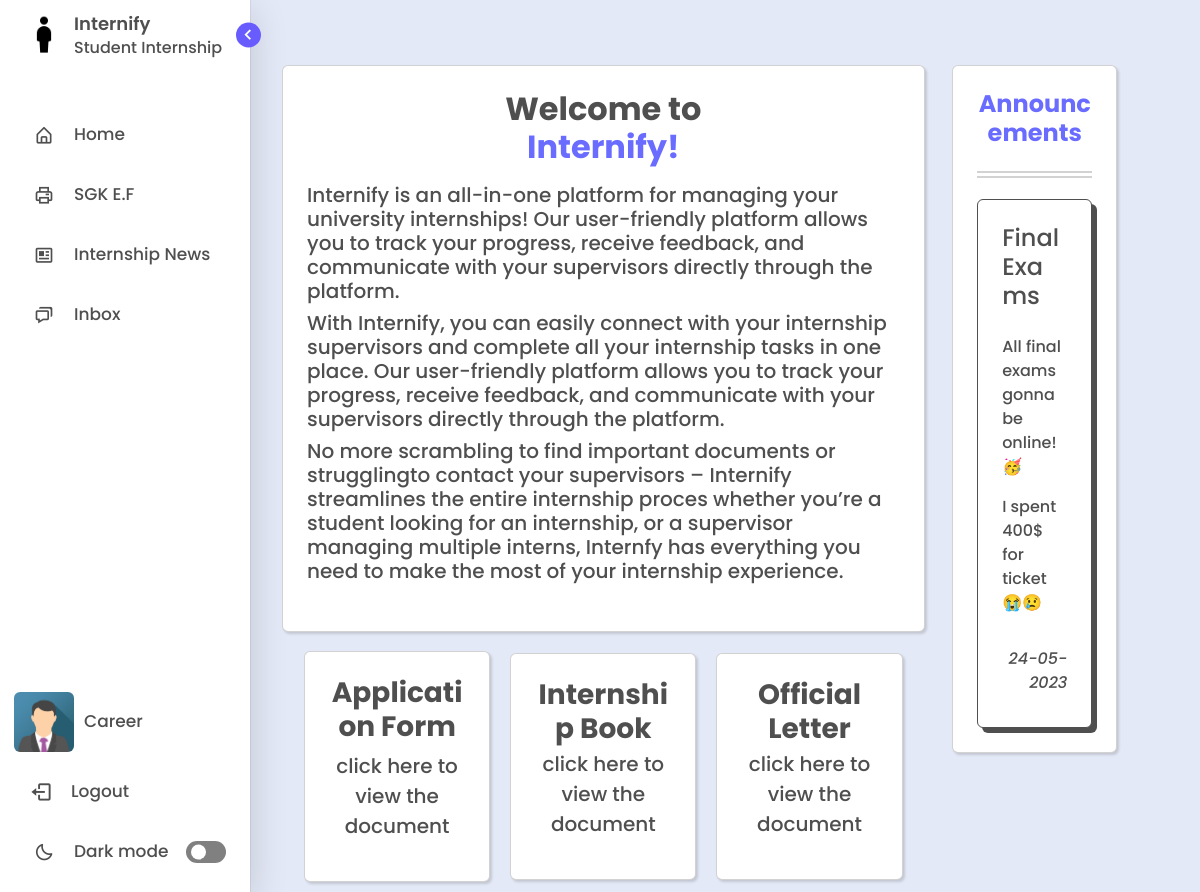
The page / (signed in) on the database its author committed.
### management/models.py (models this page shows, shortened)
class User(AbstractBaseUser, PermissionsMixin):
    GENDER_CHOICES = (
        ('M', 'Male'),
        ('F', 'Female'),
    )
    first_name = models.CharField(max_length=100)
    last_name = models.CharField(max_length=100)
    email = models.EmailField(unique=True)
    gender = models.CharField(max_length=1, choices=GENDER_CHOICES)
    photo = models.ImageField(upload_to='users', null=True, blank=True)
    last_login = models.DateTimeField(auto_now=True)
    is_active = models.BooleanField(default=True)
    is_staff = models.BooleanField(default=False)
    is_superuser = models.BooleanField(default=False)
    objects = CustomUserManager()
    USERNAME_FIELD = 'email'
    REQUIRED_FIELDS = ['first_name', 'last_name', 'gender',  'password']

class BaseAbstractModel(models.Model):
    is_visible = models.BooleanField(default=True, verbose_name='Visibility')
    date_created = models.DateTimeField(auto_now_add=True)
    date_updated = models.DateTimeField(auto_now=True)
    class Meta:
        abstract = True

class Announcement(BaseAbstractModel):
    title = models.CharField(max_length=255)
    content = models.TextField()

### management/views.py (the view)
# urls.py: path('', views.index, name="index"),
def index(request):
	announcements = Announcement.objects.all().order_by('-date_created')[:3]
	unread_messages = Message.objects.filter(receiver=request.user, is_read=False).count()
	context = {
		'announcements': announcements,
		'unread_messages': unread_messages
	}
	return render(request, "index.html", context)

### templates/index.html (shortened to what this page needs)
{% extends "layout.html" %}
{% load static %}
{% block content %}
  <body>
	{% include 'includes/sidebar.html' with unread_messages=unread_messages %}
      <div class="home" style="margin-top:2%;">
        <div class="float-container" style="margin-left:10%; margin-top:4%;">
          <div class="float-child-left">
            <div class="col-lg-12">
              <div class="card p-4">
                <header class = "text mb-3" style="text-align: start;">
                  <h2 class="fw-bold" style="text-align: center;">Welcome to <p style="color:var(--purple-text-color);">Internify!</p></h2>
                  <h5>Internify is an all-in-one platform for managing your university internships! Our user-friendly platform allows you to track your progress, receive feedback, and communicate with your supervisors directly through the platform.</h5>
                  <h5>With Internify, you can easily connect with your internship supervisors and complete all your internship tasks in one place. Our user-friendly platform allows you to track your progress, receive feedback, and communicate with your supervisors directly through the platform.</h5>
                  <h5>No more scrambling to find important documents or strugglingto contact your supervisors – Internify streamlines the entire internship proces whether you’re a student looking for an internship, or a supervisor managing multiple interns, Internfy has everything you need to make the most of your internship experience.</h5>
                </header>
              </div>
              <div class="container">
                <div class="box">
                  <div class="card p-4" style="box-shadow: rgba(0, 0, 0, 0.15) 1.95px 1.95px 2.6px;">
                    <a data-bs-toggle="modal" data-bs-target="#pdfModal" style="text-decoration: none;"><h3 class="fw-bolder text">Application Form</h3></a>
                    <p class="text" style="font-size:20px;">click here to view the document</p>
                  </div>
                </div>
                <div class="box">
                  <div class="card p-4" style="box-shadow: rgba(0, 0, 0, 0.15) 1.95px 1.95px 2.6px;">
                    <header class = "mb-0" style="text-align: center;">
                      <a data-bs-toggle="modal" data-bs-target="#bookModal" style="text-decoration: none;"><h3 class="fw-bolder mb-1 text">Internship Book</h3></a>
                      <p class="text" style="font-size:20px;">click here to view the document</p>
                    </header>
                  </div>
                </div>
		<div class="box">
                  <div class="card p-4" style="box-shadow: rgba(0, 0, 0, 0.15) 1.95px 1.95px 2.6px;">
                    <header class = "mb-0" style="text-align: center;">
                      <a data-bs-toggle="modal" data-bs-target="#OLModal" style="text-decoration: none;"><h3 class="fw-bolder mb-1 text">Official Letter</h3></a>
                      <p class="text" style="font-size:20px;">click here to view the document</p>
                    </header>
                  </div>
                </div>
              </div>
            </div>
          </div>
          <div class="float-child-right">
            <div class="col-lg-8">
              <div class="card p-4">
                <h4 class="fw-bold" style="color:var(--purple-text-color); text-align: center; ">Announcements</h4>
                <hr style="border:1px solid var(--text-color); box-shadow: 0px 5px var(--text-color);">
				{% if announcements.count > 0 %}
					{% for announcement in announcements %}
						<div class="card p-4 text" style="margin-top:10px; border: 1px solid var(--text-color); box-shadow: 5px 5px var(--text-color);">
							<h4 class="text">{{announcement.title}}</h4>
							<p class="text">
								{{announcement.content|linebreaks}}
							</p>
							<p class="text fst-italic mb-2" style="text-align: end;">{{announcement.date_created|date:"d-m-Y"}}</p>
						</div>
					{% endfor %}
				{% else %}
					<p class="text">No announcement records!</p>
				{% endif %}
              </div>
            </div>
          </div>
        </div>
      </div>
  </body>
{% endblock content %}

### templates/includes/sidebar.html (shortened to what this page needs)
<!DOCTYPE html>
{% load static %}
<html lang="en">
<head>
    <link href='https://unpkg.com/boxicons@2.1.1/css/boxicons.min.css' rel='stylesheet'>
</head>
<body>
    <nav class="sidebar open">
        <header>
            <div class="image-text">
                <span class="image">
                    <a href="/home"><img id="my-image" src="{% static 'assets/img/logo.png' %}" alt=""></a>
                </span>
                <div class="text logo-text">
                    <a href="/home" style="text-decoration: none; color: var(--text-color);"><span class="name">Internify</span></a>
                    <span class="profession">Student Internship</span>
                </div>
            </div>
            <i class='bx bx-chevron-right toggle'></i>
        </header>
        <div class="menu-bar">
            <div class="menu">
                <li class="nav-link">
                    <a href="{% url 'index' %}">
                        <i class='bx bx-home-alt icon' ></i>
                        <span class="text nav-text">Home</span>
                    </a>
                </li>
                {% for group in request.user.groups.all %}
                    {% if group.name == 'Staff' %}
                        <li class="nav-link">
                            <a href="/sgk-ef">
                                <i class='bx bx-printer icon' ></i>
                                <span class="text nav-text">SGK E.F</span>
                            </a>
                        </li>
                        <li class="nav-link">
                            <a href="/internship-opportunities">
                              <i class='bx bx-news icon' ></i>
                              <span class="text nav-text">Internship News</span>
                            </a>
                        </li>
                    {% endif %}
                {% endfor %}
                <li class="nav-link">
                    <a href="{% url 'inbox' %}"  class="position-relative">
                        <i class='bx bx-chat icon' ></i>
                        <span class="text nav-text">Inbox
						</span>
                    </a>
                </li>
            </div>
            <div class="bottom-content">
                <li class="nav-link">
                    <a href="/profile">
                        <img src="
                                {% if request.user.photo%}
                                    {{ request.user.photo.url }}
                                {% elif request.user.gender == 'M' %}
                                    {% static 'assets/img/avatars/male_avatar.png' %}
                                {% else %}
                                    {% static 'assets/img/avatars/female_avatar.png' %}
                                {% endif %}
                                "
                                alt="user-avatar"
                            class="d-block rounded" height="60" width="60" id="uploadedAvatar" />
                        <span class="text nav-text" style="margin-left:10px;"> {{user.first_name}}</span>
                    </a>
                </li>
                <li class="nav-link">
                    <a href="/logout">
                        <i class='bx bx-log-out icon' style="font-size:23px; margin-left:-3px;"></i>
                        <span class="text nav-text">Logout</span>
                    </a>
                </li>
                <li class="mode">
                    <div class="sun-moon">
                        <i class='bx bx-moon icon moon'></i>
                    </div>
                    <span class="mode-text text">Dark mode</span>
                    <div class="toggle-switch">
                        <span class="switch"></span>
                    </div>
                </li>
            </div>
        </div>
    </nav>
</body>
</html>

### templates/index.html (style rules this page uses)
body { overflow:hidden; }
.container { display: flex; flex-wrap: wrap; }
.box { flex: 1 0 20%; height: 250px; margin-top: 10px; font-size: 24px; display: flex; align-items: center; justify-content: center; box-sizing: border-box; padding: 10px; overflow: hidden; word-wrap: break-word; text-align: center; max-width: 100%; }
.float-child-left { width: 70%; float: left; padding: 00px; }
.float-child-right { margin-left:3%; float: right; width: 27%; }

### templates/includes/sidebar.html (style rules this page uses)
* { margin: 0; padding: 0; box-sizing: border-box; font-family: 'Poppins', sans-serif; }
:root { --body-color: #E4E9F7; --sidebar-color: #FFF; --primary-color: #695CFE; --primary-color-light: white; --purple-text-color: #696CFF; --toggle-color: gray; --text-color: #4f4f4f; --tran-03: all 0.2s ease; --tran-03: all 0.3s ease; --tran-04: all 0.3s ease; --tran-05: all 0.3s ease; }
body { min-height: 100vh; background-color: var(--body-color); transition: var(--tran-05); overflow-x: hidden; }
.sidebar { position: fixed; top: 0; left: 0; height: 100%; width: 250px; padding: 10px 14px; background: var(--sidebar-color); transition: var(--tran-05); z-index: 100; box-shadow: rgba(0, 0, 0, 0.16) 0px 10px 36px 0px, rgba(0, 0, 0, 0.06) 0px 0px 0px 1px; }
.sidebar li { height: 50px; list-style: none; display: flex; align-items: center; margin-top: 10px; }
.sidebar header .image, .sidebar .icon { min-width: 60px; border-radius: 6px; }
.sidebar .icon { min-width: 60px; border-radius: 6px; height: 100%; display: flex; align-items: center; justify-content: center; font-size: 20px; }
.sidebar .text, .sidebar .icon { color: var(--text-color); transition: var(--tran-03); }
.sidebar .text { font-size: 17px; font-weight: 500; white-space: nowrap; opacity: 1; }
.sidebar header { position: relative; }
.sidebar header .image-text { display: flex; align-items: center; }
.sidebar header .logo-text { display: flex; flex-direction: column; }
header .image-text .name { margin-top: 2px; font-size: 18px; font-weight: 600; }
header .image-text .profession { font-size: 16px; margin-top: -2px; display: block; }
.sidebar header .image { display: flex; align-items: center; justify-content: center; }
.sidebar header .image img { width: 40px; border-radius: 6px; }
.sidebar header .toggle { position: absolute; top: 50%; right: -25px; transform: translateY(-50%) rotate(180deg); height: 25px; width: 25px; background-color: var(--primary-color); color: var(--sidebar-color); border-radius: 50%; display: flex; align-items: center; justify-content: center; font-size: 22px; cursor: pointer; transition: var(--tran-05); }
.sidebar .menu { margin-top: 40px; }
.sidebar li a { list-style: none; height: 100%; background-color: transparent; display: flex; align-items: center; height: 100%; width: 100%; border-radius: 6px; text-decoration: none; transition: var(--tran-03); }
.sidebar .menu-bar { height: calc(100% - 55px); display: flex; flex-direction: column; justify-content: space-between; overflow-y: scroll; }
.sidebar .menu-bar .mode { border-radius: 6px; background-color: var(--primary-color-light); position: relative; transition: var(--tran-05); }
.menu-bar .mode .sun-moon { height: 50px; width: 60px; }
.mode .sun-moon i { position: absolute; }
.bottom-content .nav-link { margin-top:20px; }
.menu-bar .bottom-content .toggle-switch { position: absolute; right: 0; height: 100%; min-width: 60px; display: flex; align-items: center; justify-content: center; border-radius: 6px; cursor: pointer; }
.toggle-switch .switch { position: relative; height: 22px; width: 40px; border-radius: 25px; background-color: var(--toggle-color); transition: var(--tran-05); }
.switch::before { content: ''; position: absolute; height: 15px; width: 15px; border-radius: 50%; top: 50%; left: 5px; transform: translateY(-50%); background-color: var(--sidebar-color); transition: var(--tran-04); }
.home { position: absolute; top: 0; top: 0; left: 180px; height: 100vh; width: calc(100% - 180px); background-color: var(--body-color); transition: var(--tran-05); }
.home .text { font-weight: 500; color: var(--text-color); }
.card { background-color: var(--primary-color-light); box-shadow: rgba(0, 0, 0, 0.15) 1.95px 1.95px 2.6px; }

### rows shown on the page
User: photo (picture), first_name "Career"
Announcement: title "Final Exams", content "All final exams gonna be online! 🥳 I spent 400$ for ticket 😭😢", date_created "24-05-2023"
